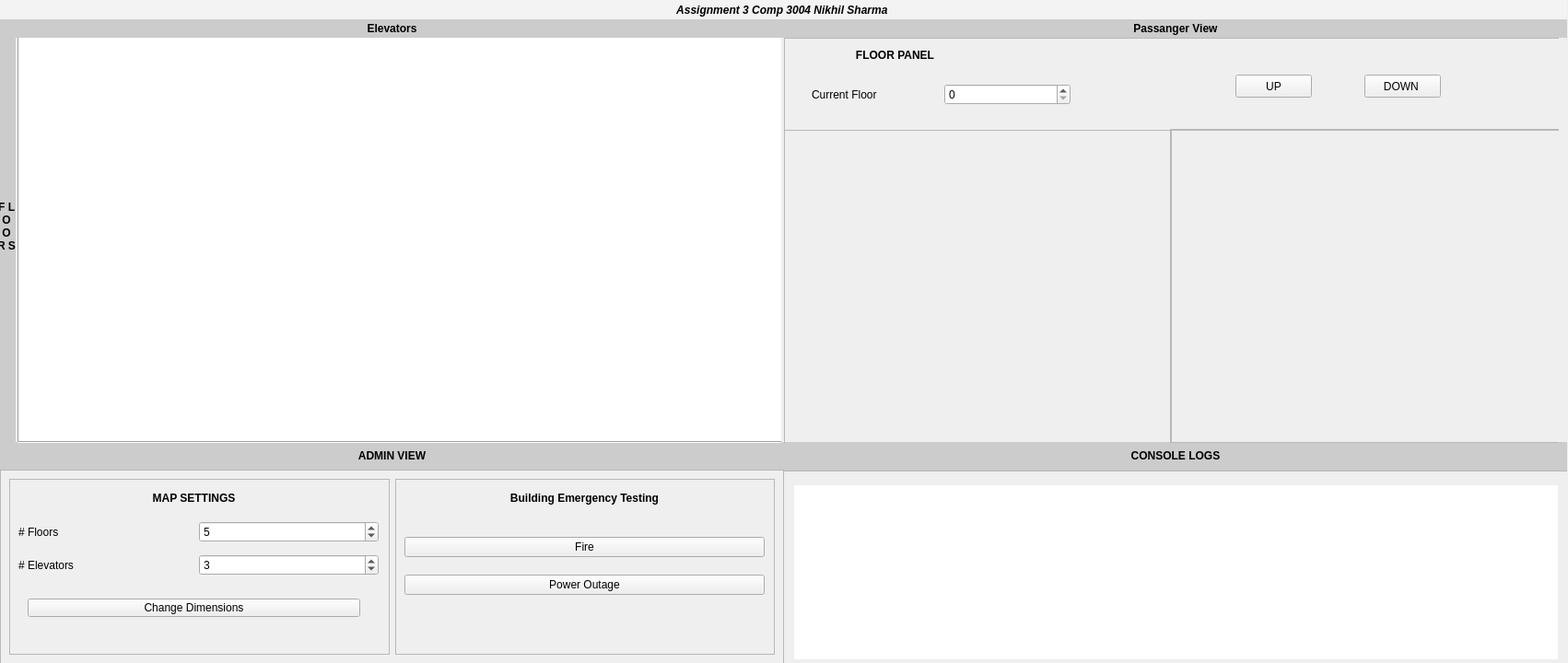
<?xml version="1.0" encoding="UTF-8"?>
<ui version="4.0">
 <class>MainWindow</class>
 <widget class="QMainWindow" name="MainWindow">
  <property name="windowModality">
   <enum>Qt::ApplicationModal</enum>
  </property>
  <property name="geometry">
   <rect>
    <x>0</x>
    <y>0</y>
    <width>1702</width>
    <height>720</height>
   </rect>
  </property>
  <property name="sizePolicy">
   <sizepolicy hsizetype="Maximum" vsizetype="Expanding">
    <horstretch>0</horstretch>
    <verstretch>0</verstretch>
   </sizepolicy>
  </property>
  <property name="mouseTracking">
   <bool>true</bool>
  </property>
  <property name="focusPolicy">
   <enum>Qt::ClickFocus</enum>
  </property>
  <property name="windowTitle">
   <string>MainWindow</string>
  </property>
  <property name="styleSheet">
   <string notr="true"/>
  </property>
  <property name="documentMode">
   <bool>false</bool>
  </property>
  <widget class="QWidget" name="centralwidget">
   <widget class="QWidget" name="Top_Header" native="true">
    <property name="geometry">
     <rect>
      <x>0</x>
      <y>0</y>
      <width>1701</width>
      <height>41</height>
     </rect>
    </property>
    <layout class="QVBoxLayout" name="verticalLayout_2">
     <property name="spacing">
      <number>0</number>
     </property>
     <property name="leftMargin">
      <number>0</number>
     </property>
     <property name="topMargin">
      <number>0</number>
     </property>
     <property name="rightMargin">
      <number>0</number>
     </property>
     <property name="bottomMargin">
      <number>0</number>
     </property>
     <item>
      <widget class="QLabel" name="documentHeading">
       <property name="font">
        <font>
         <weight>75</weight>
         <italic>true</italic>
         <bold>true</bold>
         <strikeout>false</strikeout>
        </font>
       </property>
       <property name="autoFillBackground">
        <bool>false</bool>
       </property>
       <property name="styleSheet">
        <string notr="true">background:rgb(243,243,243)</string>
       </property>
       <property name="text">
        <string>Assignment 3 Comp 3004 Nikhil Sharma </string>
       </property>
       <property name="alignment">
        <set>Qt::AlignCenter</set>
       </property>
      </widget>
     </item>
     <item>
      <widget class="QWidget" name="Elevator_And_Passanger_Heading" native="true">
       <layout class="QHBoxLayout" name="horizontalLayout_4">
        <property name="spacing">
         <number>0</number>
        </property>
        <property name="leftMargin">
         <number>0</number>
        </property>
        <property name="topMargin">
         <number>0</number>
        </property>
        <property name="rightMargin">
         <number>0</number>
        </property>
        <property name="bottomMargin">
         <number>0</number>
        </property>
        <item>
         <widget class="QLabel" name="PassengerView_2">
          <property name="sizePolicy">
           <sizepolicy hsizetype="Preferred" vsizetype="Preferred">
            <horstretch>0</horstretch>
            <verstretch>0</verstretch>
           </sizepolicy>
          </property>
          <property name="font">
           <font>
            <weight>75</weight>
            <bold>true</bold>
           </font>
          </property>
          <property name="styleSheet">
           <string notr="true">background: rgb(204,204,204)</string>
          </property>
          <property name="text">
           <string>Elevators</string>
          </property>
          <property name="textFormat">
           <enum>Qt::RichText</enum>
          </property>
          <property name="alignment">
           <set>Qt::AlignCenter</set>
          </property>
          <property name="wordWrap">
           <bool>false</bool>
          </property>
         </widget>
        </item>
        <item>
         <widget class="QLabel" name="PassengerView">
          <property name="sizePolicy">
           <sizepolicy hsizetype="Preferred" vsizetype="Preferred">
            <horstretch>0</horstretch>
            <verstretch>0</verstretch>
           </sizepolicy>
          </property>
          <property name="font">
           <font>
            <weight>75</weight>
            <bold>true</bold>
           </font>
          </property>
          <property name="styleSheet">
           <string notr="true">background: rgb(204,204,204)</string>
          </property>
          <property name="text">
           <string>Passanger View</string>
          </property>
          <property name="textFormat">
           <enum>Qt::RichText</enum>
          </property>
          <property name="alignment">
           <set>Qt::AlignCenter</set>
          </property>
          <property name="wordWrap">
           <bool>false</bool>
          </property>
         </widget>
        </item>
       </layout>
      </widget>
     </item>
    </layout>
   </widget>
   <widget class="QWidget" name="ElevatorsAndPassangerView" native="true">
    <property name="geometry">
     <rect>
      <x>0</x>
      <y>40</y>
      <width>28</width>
      <height>18</height>
     </rect>
    </property>
    <layout class="QHBoxLayout" name="horizontalLayout">
     <property name="spacing">
      <number>0</number>
     </property>
     <property name="leftMargin">
      <number>0</number>
     </property>
     <property name="topMargin">
      <number>0</number>
     </property>
     <property name="rightMargin">
      <number>0</number>
     </property>
     <property name="bottomMargin">
      <number>0</number>
     </property>
    </layout>
   </widget>
   <widget class="QWidget" name="AdminViewAndConsoleLogHeading" native="true">
    <property name="geometry">
     <rect>
      <x>0</x>
      <y>480</y>
      <width>1701</width>
      <height>31</height>
     </rect>
    </property>
    <layout class="QHBoxLayout" name="horizontalLayout_2">
     <property name="spacing">
      <number>0</number>
     </property>
     <property name="leftMargin">
      <number>0</number>
     </property>
     <property name="topMargin">
      <number>0</number>
     </property>
     <property name="rightMargin">
      <number>0</number>
     </property>
     <property name="bottomMargin">
      <number>0</number>
     </property>
     <item>
      <widget class="QLabel" name="PassengerView_3">
       <property name="sizePolicy">
        <sizepolicy hsizetype="Preferred" vsizetype="Preferred">
         <horstretch>0</horstretch>
         <verstretch>0</verstretch>
        </sizepolicy>
       </property>
       <property name="font">
        <font>
         <weight>75</weight>
         <bold>true</bold>
        </font>
       </property>
       <property name="styleSheet">
        <string notr="true">background: rgb(204,204,204)</string>
       </property>
       <property name="text">
        <string>ADMIN VIEW</string>
       </property>
       <property name="textFormat">
        <enum>Qt::RichText</enum>
       </property>
       <property name="alignment">
        <set>Qt::AlignCenter</set>
       </property>
       <property name="wordWrap">
        <bool>false</bool>
       </property>
      </widget>
     </item>
     <item>
      <widget class="QLabel" name="PassengerView_4">
       <property name="sizePolicy">
        <sizepolicy hsizetype="Preferred" vsizetype="Preferred">
         <horstretch>0</horstretch>
         <verstretch>0</verstretch>
        </sizepolicy>
       </property>
       <property name="font">
        <font>
         <weight>75</weight>
         <bold>true</bold>
        </font>
       </property>
       <property name="styleSheet">
        <string notr="true">background: rgb(204,204,204)</string>
       </property>
       <property name="text">
        <string>CONSOLE LOGS</string>
       </property>
       <property name="textFormat">
        <enum>Qt::RichText</enum>
       </property>
       <property name="alignment">
        <set>Qt::AlignCenter</set>
       </property>
       <property name="wordWrap">
        <bool>false</bool>
       </property>
      </widget>
     </item>
    </layout>
   </widget>
   <widget class="QWidget" name="FooterArea" native="true">
    <property name="geometry">
     <rect>
      <x>0</x>
      <y>510</y>
      <width>1701</width>
      <height>211</height>
     </rect>
    </property>
    <layout class="QHBoxLayout" name="horizontalLayout_3">
     <property name="spacing">
      <number>0</number>
     </property>
     <property name="leftMargin">
      <number>0</number>
     </property>
     <property name="topMargin">
      <number>0</number>
     </property>
     <property name="rightMargin">
      <number>0</number>
     </property>
     <property name="bottomMargin">
      <number>0</number>
     </property>
     <item>
      <widget class="QWidget" name="AdminViewFunctions" native="true">
       <layout class="QHBoxLayout" name="horizontalLayout_5">
        <property name="spacing">
         <number>0</number>
        </property>
        <property name="leftMargin">
         <number>0</number>
        </property>
        <property name="topMargin">
         <number>0</number>
        </property>
        <property name="rightMargin">
         <number>0</number>
        </property>
        <property name="bottomMargin">
         <number>0</number>
        </property>
        <item>
         <widget class="QFrame" name="MapSettings">
          <property name="frameShape">
           <enum>QFrame::StyledPanel</enum>
          </property>
          <property name="frameShadow">
           <enum>QFrame::Raised</enum>
          </property>
          <layout class="QHBoxLayout" name="horizontalLayout_8">
           <item>
            <widget class="QFrame" name="frame">
             <property name="frameShape">
              <enum>QFrame::StyledPanel</enum>
             </property>
             <property name="frameShadow">
              <enum>QFrame::Raised</enum>
             </property>
             <widget class="QWidget" name="FloorAndElevatorSelector" native="true">
              <property name="geometry">
               <rect>
                <x>10</x>
                <y>40</y>
                <width>391</width>
                <height>71</height>
               </rect>
              </property>
              <property name="styleSheet">
               <string notr="true"/>
              </property>
              <layout class="QVBoxLayout" name="verticalLayout_3">
               <property name="spacing">
                <number>0</number>
               </property>
               <property name="leftMargin">
                <number>0</number>
               </property>
               <property name="topMargin">
                <number>0</number>
               </property>
               <property name="rightMargin">
                <number>0</number>
               </property>
               <property name="bottomMargin">
                <number>0</number>
               </property>
               <item>
                <widget class="QWidget" name="widget" native="true">
                 <layout class="QHBoxLayout" name="horizontalLayout_6">
                  <property name="spacing">
                   <number>0</number>
                  </property>
                  <property name="leftMargin">
                   <number>0</number>
                  </property>
                  <property name="topMargin">
                   <number>0</number>
                  </property>
                  <property name="rightMargin">
                   <number>0</number>
                  </property>
                  <property name="bottomMargin">
                   <number>0</number>
                  </property>
                  <item>
                   <widget class="QLabel" name="label_2">
                    <property name="text">
                     <string># Floors</string>
                    </property>
                   </widget>
                  </item>
                  <item>
                   <widget class="QSpinBox" name="nOfFloors">
                    <property name="minimum">
                     <number>2</number>
                    </property>
                    <property name="maximum">
                     <number>10</number>
                    </property>
                    <property name="value">
                     <number>5</number>
                    </property>
                   </widget>
                  </item>
                 </layout>
                </widget>
               </item>
               <item>
                <widget class="QWidget" name="widget_5" native="true">
                 <layout class="QHBoxLayout" name="horizontalLayout_7">
                  <property name="spacing">
                   <number>0</number>
                  </property>
                  <property name="leftMargin">
                   <number>0</number>
                  </property>
                  <property name="topMargin">
                   <number>0</number>
                  </property>
                  <property name="rightMargin">
                   <number>0</number>
                  </property>
                  <property name="bottomMargin">
                   <number>0</number>
                  </property>
                  <item>
                   <widget class="QLabel" name="label_3">
                    <property name="text">
                     <string># Elevators</string>
                    </property>
                   </widget>
                  </item>
                  <item>
                   <widget class="QSpinBox" name="nOfElevators">
                    <property name="minimum">
                     <number>2</number>
                    </property>
                    <property name="maximum">
                     <number>10</number>
                    </property>
                    <property name="value">
                     <number>3</number>
                    </property>
                   </widget>
                  </item>
                 </layout>
                </widget>
               </item>
              </layout>
             </widget>
             <widget class="QWidget" name="changeDimensionsButtonArea" native="true">
              <property name="geometry">
               <rect>
                <x>20</x>
                <y>130</y>
                <width>361</width>
                <height>20</height>
               </rect>
              </property>
              <layout class="QVBoxLayout" name="verticalLayout_5">
               <property name="spacing">
                <number>0</number>
               </property>
               <property name="leftMargin">
                <number>0</number>
               </property>
               <property name="topMargin">
                <number>0</number>
               </property>
               <property name="rightMargin">
                <number>0</number>
               </property>
               <property name="bottomMargin">
                <number>0</number>
               </property>
               <item>
                <widget class="QPushButton" name="changeDimensionBtn">
                 <property name="text">
                  <string>Change Dimensions</string>
                 </property>
                </widget>
               </item>
              </layout>
             </widget>
             <widget class="QWidget" name="widget_4" native="true">
              <property name="geometry">
               <rect>
                <x>1</x>
                <y>1</y>
                <width>109</width>
                <height>17</height>
               </rect>
              </property>
              <property name="font">
               <font>
                <weight>75</weight>
                <bold>true</bold>
               </font>
              </property>
              <layout class="QVBoxLayout" name="verticalLayout">
               <property name="spacing">
                <number>0</number>
               </property>
               <property name="leftMargin">
                <number>0</number>
               </property>
               <property name="topMargin">
                <number>0</number>
               </property>
               <property name="rightMargin">
                <number>0</number>
               </property>
               <property name="bottomMargin">
                <number>0</number>
               </property>
              </layout>
             </widget>
             <widget class="QLabel" name="label">
              <property name="geometry">
               <rect>
                <x>0</x>
                <y>10</y>
                <width>401</width>
                <height>21</height>
               </rect>
              </property>
              <property name="font">
               <font>
                <weight>75</weight>
                <bold>true</bold>
               </font>
              </property>
              <property name="layoutDirection">
               <enum>Qt::RightToLeft</enum>
              </property>
              <property name="styleSheet">
               <string notr="true"/>
              </property>
              <property name="text">
               <string>MAP SETTINGS</string>
              </property>
              <property name="alignment">
               <set>Qt::AlignCenter</set>
              </property>
             </widget>
            </widget>
           </item>
           <item>
            <widget class="QFrame" name="frame_2">
             <property name="frameShape">
              <enum>QFrame::StyledPanel</enum>
             </property>
             <property name="frameShadow">
              <enum>QFrame::Raised</enum>
             </property>
             <widget class="QLabel" name="label_4">
              <property name="geometry">
               <rect>
                <x>10</x>
                <y>10</y>
                <width>391</width>
                <height>21</height>
               </rect>
              </property>
              <property name="font">
               <font>
                <weight>75</weight>
                <bold>true</bold>
               </font>
              </property>
              <property name="layoutDirection">
               <enum>Qt::RightToLeft</enum>
              </property>
              <property name="styleSheet">
               <string notr="true"/>
              </property>
              <property name="text">
               <string>Building Emergency Testing</string>
              </property>
              <property name="alignment">
               <set>Qt::AlignCenter</set>
              </property>
             </widget>
             <widget class="QWidget" name="widget_2" native="true">
              <property name="geometry">
               <rect>
                <x>10</x>
                <y>50</y>
                <width>391</width>
                <height>91</height>
               </rect>
              </property>
              <layout class="QVBoxLayout" name="verticalLayout_8">
               <item>
                <widget class="QPushButton" name="pushButton_2">
                 <property name="text">
                  <string>Fire</string>
                 </property>
                </widget>
               </item>
               <item>
                <widget class="QPushButton" name="pushButton_3">
                 <property name="text">
                  <string>Power Outage</string>
                 </property>
                </widget>
               </item>
              </layout>
             </widget>
            </widget>
           </item>
          </layout>
         </widget>
        </item>
       </layout>
      </widget>
     </item>
     <item>
      <widget class="QWidget" name="widget_8" native="true">
       <widget class="QTextBrowser" name="consoleOutput">
        <property name="geometry">
         <rect>
          <x>-5</x>
          <y>1</y>
          <width>861</width>
          <height>221</height>
         </rect>
        </property>
        <property name="font">
         <font>
          <pointsize>13</pointsize>
         </font>
        </property>
        <property name="autoFillBackground">
         <bool>true</bool>
        </property>
        <property name="styleSheet">
         <string notr="true">padding:15;</string>
        </property>
        <property name="html">
         <string>&lt;!DOCTYPE HTML PUBLIC &quot;-//W3C//DTD HTML 4.0//EN&quot; &quot;http://www.w3.org/TR/REC-html40/strict.dtd&quot;&gt;
&lt;html&gt;&lt;head&gt;&lt;meta name=&quot;qrichtext&quot; content=&quot;1&quot; /&gt;&lt;style type=&quot;text/css&quot;&gt;
p, li { white-space: pre-wrap; }
&lt;/style&gt;&lt;/head&gt;&lt;body style=&quot; font-family:'Sans'; font-size:13pt; font-weight:400; font-style:normal;&quot;&gt;
&lt;p align=&quot;justify&quot; style=&quot;-qt-paragraph-type:empty; margin-top:0px; margin-bottom:0px; margin-left:0px; margin-right:0px; -qt-block-indent:0; text-indent:0px; font-size:10pt;&quot;&gt;&lt;br /&gt;&lt;/p&gt;&lt;/body&gt;&lt;/html&gt;</string>
        </property>
       </widget>
      </widget>
     </item>
    </layout>
   </widget>
   <widget class="QWidget" name="widget_7" native="true">
    <property name="geometry">
     <rect>
      <x>0</x>
      <y>40</y>
      <width>1701</width>
      <height>441</height>
     </rect>
    </property>
    <widget class="QWidget" name="ElevatorGUI" native="true">
     <property name="geometry">
      <rect>
       <x>-3</x>
       <y>1</y>
       <width>851</width>
       <height>441</height>
      </rect>
     </property>
     <widget class="QGraphicsView" name="graphicsView">
      <property name="geometry">
       <rect>
        <x>22</x>
        <y>-1</y>
        <width>831</width>
        <height>441</height>
       </rect>
      </property>
      <property name="sizePolicy">
       <sizepolicy hsizetype="Preferred" vsizetype="Preferred">
        <horstretch>0</horstretch>
        <verstretch>0</verstretch>
       </sizepolicy>
      </property>
      <property name="autoFillBackground">
       <bool>false</bool>
      </property>
      <property name="styleSheet">
       <string notr="true"/>
      </property>
      <property name="frameShape">
       <enum>QFrame::Box</enum>
      </property>
      <property name="verticalScrollBarPolicy">
       <enum>Qt::ScrollBarAsNeeded</enum>
      </property>
      <property name="horizontalScrollBarPolicy">
       <enum>Qt::ScrollBarAsNeeded</enum>
      </property>
      <property name="sizeAdjustPolicy">
       <enum>QAbstractScrollArea::AdjustToContents</enum>
      </property>
      <property name="resizeAnchor">
       <enum>QGraphicsView::AnchorViewCenter</enum>
      </property>
      <property name="viewportUpdateMode">
       <enum>QGraphicsView::FullViewportUpdate</enum>
      </property>
     </widget>
     <widget class="QLabel" name="PassengerView_5">
      <property name="geometry">
       <rect>
        <x>0</x>
        <y>-30</y>
        <width>20</width>
        <height>471</height>
       </rect>
      </property>
      <property name="sizePolicy">
       <sizepolicy hsizetype="Preferred" vsizetype="Preferred">
        <horstretch>0</horstretch>
        <verstretch>0</verstretch>
       </sizepolicy>
      </property>
      <property name="font">
       <font>
        <weight>75</weight>
        <bold>true</bold>
       </font>
      </property>
      <property name="styleSheet">
       <string notr="true">background: rgb(204,204,204)</string>
      </property>
      <property name="text">
       <string>F L O O R S  </string>
      </property>
      <property name="textFormat">
       <enum>Qt::RichText</enum>
      </property>
      <property name="scaledContents">
       <bool>true</bool>
      </property>
      <property name="alignment">
       <set>Qt::AlignCenter</set>
      </property>
      <property name="wordWrap">
       <bool>true</bool>
      </property>
     </widget>
    </widget>
    <widget class="QWidget" name="widget_3" native="true">
     <property name="geometry">
      <rect>
       <x>851</x>
       <y>1</y>
       <width>841</width>
       <height>441</height>
      </rect>
     </property>
     <widget class="QFrame" name="frame_3">
      <property name="geometry">
       <rect>
        <x>0</x>
        <y>0</y>
        <width>851</width>
        <height>101</height>
       </rect>
      </property>
      <property name="frameShape">
       <enum>QFrame::StyledPanel</enum>
      </property>
      <property name="frameShadow">
       <enum>QFrame::Raised</enum>
      </property>
      <widget class="QLabel" name="label_5">
       <property name="geometry">
        <rect>
         <x>60</x>
         <y>10</y>
         <width>121</width>
         <height>17</height>
        </rect>
       </property>
       <property name="font">
        <font>
         <weight>75</weight>
         <bold>true</bold>
        </font>
       </property>
       <property name="text">
        <string>FLOOR PANEL</string>
       </property>
       <property name="alignment">
        <set>Qt::AlignCenter</set>
       </property>
      </widget>
      <widget class="QWidget" name="widget_6" native="true">
       <property name="geometry">
        <rect>
         <x>30</x>
         <y>40</y>
         <width>281</width>
         <height>44</height>
        </rect>
       </property>
       <layout class="QHBoxLayout" name="horizontalLayout_9">
        <item>
         <widget class="QLabel" name="label_6">
          <property name="text">
           <string>Current Floor</string>
          </property>
         </widget>
        </item>
        <item>
         <widget class="QSpinBox" name="spinBoxFloors"/>
        </item>
       </layout>
      </widget>
      <widget class="QPushButton" name="pushButtonUp">
       <property name="geometry">
        <rect>
         <x>490</x>
         <y>40</y>
         <width>83</width>
         <height>25</height>
        </rect>
       </property>
       <property name="text">
        <string>UP</string>
       </property>
      </widget>
      <widget class="QPushButton" name="pushButtonDown">
       <property name="geometry">
        <rect>
         <x>630</x>
         <y>40</y>
         <width>83</width>
         <height>25</height>
        </rect>
       </property>
       <property name="text">
        <string>DOWN </string>
       </property>
      </widget>
     </widget>
     <widget class="QFrame" name="frame_4">
      <property name="geometry">
       <rect>
        <x>0</x>
        <y>100</y>
        <width>421</width>
        <height>341</height>
       </rect>
      </property>
      <property name="frameShape">
       <enum>QFrame::StyledPanel</enum>
      </property>
      <property name="frameShadow">
       <enum>QFrame::Raised</enum>
      </property>
     </widget>
     <widget class="QFrame" name="frame_5">
      <property name="geometry">
       <rect>
        <x>419</x>
        <y>99</y>
        <width>431</width>
        <height>341</height>
       </rect>
      </property>
      <property name="frameShape">
       <enum>QFrame::StyledPanel</enum>
      </property>
      <property name="frameShadow">
       <enum>QFrame::Raised</enum>
      </property>
     </widget>
    </widget>
   </widget>
  </widget>
 </widget>
 <resources/>
 <connections/>
</ui>
